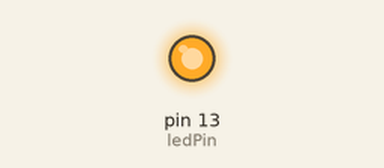
This sketch was run on a simulated Arduino Uno, built with avr-gcc and run on an emulated ATmega328P. Shown: output pins drawn as LEDs (lit = HIGH).

Above: at 0.5 s.
At 6.5 s:
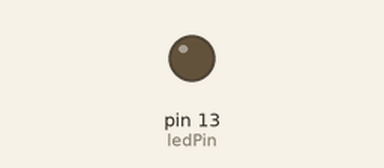
Timing chart, 0 to 15.6 s (numbered marks = the images above):
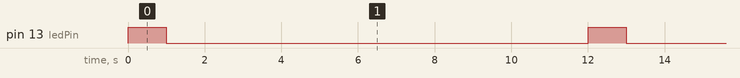

Measured:
- by itself, pin 13 (ledPin): alternates HIGH for 1.0 s and LOW for 11.0 s

The sketch:

Example.ino
```cpp
// Define LED pin
const int ledPin = 13; // Use the built-in LED on most Arduino boards

void setup() {
  // Initialize the LED pin as an output
  pinMode(ledPin, OUTPUT);
}

void loop() {
  // Turn the LED on
  digitalWrite(ledPin, HIGH);
  // Wait for a second (1000 milliseconds)
  delay(1000);

  // Turn the LED off
  digitalWrite(ledPin, LOW);
  // Wait for a second
  delay(1000);
  delay(2000);
  delay(3000);
  delay(5000);
}
```
